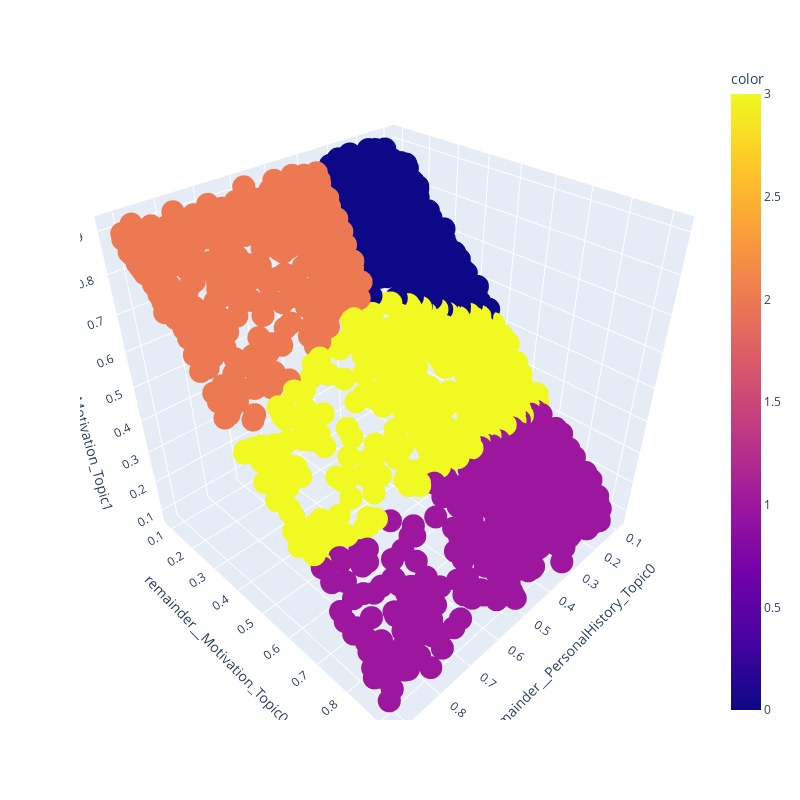

This figure's notebook cell:
### Code cell
plot_clusters_3d(df_3d,labelling_3d)

### Figure 1 — Plotly figure (JSON) as saved in the notebook; plotly's stock layout.template omitted (floating-point values rounded to 4 significant figures; data arrays with more than 128 entries replaced by an {"elided": "..."} marker saying what was removed)
{"data": [{"hovertemplate": "remainder__PersonalHistory_Topic0=%{x}<br>remainder__Motivation_Topic0=%{y}<br>remainder__Motivation_Topic1=%{z}<br>color=%{marker.color}<extra></extra>", "legendgroup": "", "marker": {"color": {"elided": "3260 int values"}, "coloraxis": "coloraxis", "symbol": "circle"}, "mode": "markers", "name": "", "scene": "scene", "showlegend": false, "type": "scatter3d", "x": {"elided": "3260 float values"}, "y": {"elided": "3260 float values"}, "z": {"elided": "3260 float values"}}], "layout": {"coloraxis": {"colorbar": {"title": {"text": "color"}}, "colorscale": [[0, "#0d0887"], [0.1111, "#46039f"], [0.2222, "#7201a8"], [0.3333, "#9c179e"], [0.4444, "#bd3786"], [0.5556, "#d8576b"], [0.6667, "#ed7953"], [0.7778, "#fb9f3a"], [0.8889, "#fdca26"], [1, "#f0f921"]]}, "height": 800, "legend": {"tracegroupgap": 0}, "margin": {"t": 60}, "scene": {"domain": {"x": [0, 1], "y": [0, 1]}, "xaxis": {"title": {"text": "remainder__PersonalHistory_Topic0"}}, "yaxis": {"title": {"text": "remainder__Motivation_Topic0"}}, "zaxis": {"title": {"text": "remainder__Motivation_Topic1"}}}, "width": 800}}
